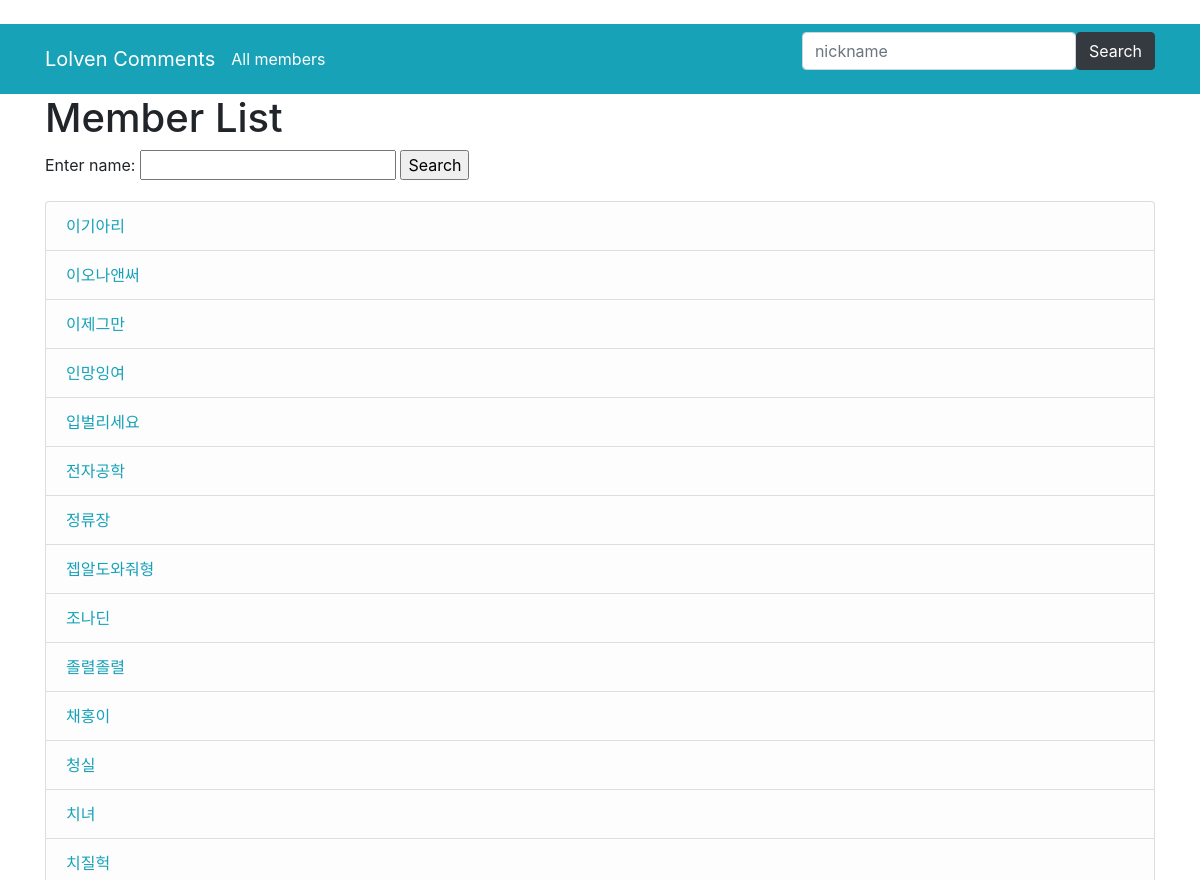
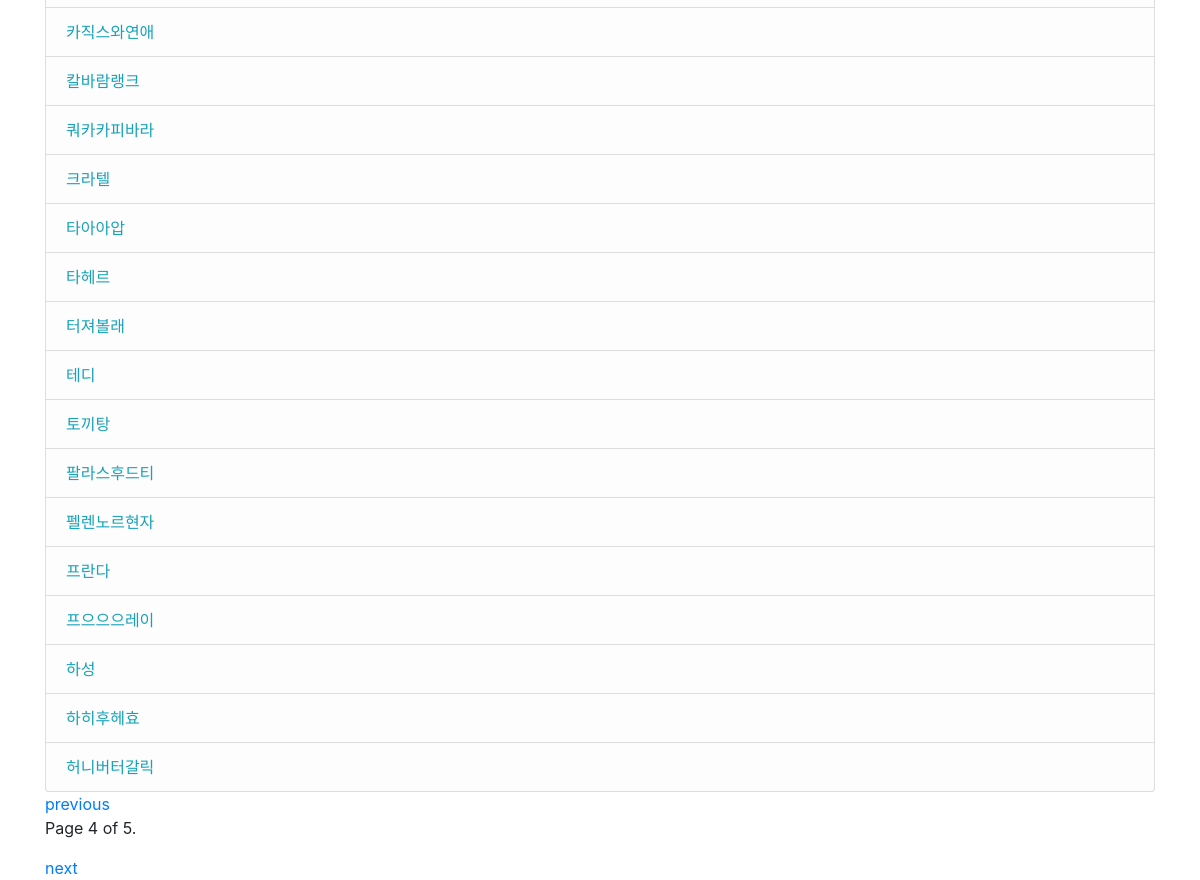
Screenshot of /parsed_data/members/?page=4 with the database file from the repository (2 pictures, top to bottom).
### parsed_data/models.py (models this page shows, shortened)
class Member(models.Model):
    nickname_text = models.CharField(max_length=30)
    class Meta:
        ordering = ['nickname_text']
    def get_absolute_url(self):
        return reverse('member-detail', args=[str(self.id)])

### parsed_data/views.py (the view)
# urls.py: path('members/', views.MemberListView.as_view(), name='members'),
class MemberListView(generic.ListView):
    model = Member
    paginate_by = 30
    def get_queryset(self):
        member_list = Member.objects.all()
        searchNick = self.request.GET.get('search_nick', '')  # GET request의 인자중에 q 값이 있으면 가져오고, 없으면 빈 문자열 넣기
        if searchNick:  # q가 있으면
            member_list = member_list.filter(nickname_text__icontains=searchNick)  # 제목에 q가 포함되어 있는 레코드만 필터링
        return member_list

### parsed_data/templates/parsed_data/member_list.html
﻿{% extends "base_generic.html" %}
{% block content %}
  <h1>Member List</h1>
<form action='{% url 'members' %}' method='get'>
    <label for="search_nick">Enter name: </label>
    <input id="search_nick" type="text" name="search_nick" value="{{ search_nick }}">
    <input type="submit" value="Search">
</form>
  {% if member_list %}
  <ul class="list-group">
    {% for member in member_list %}
        <a href="{{ member.get_absolute_url }}" class="list-group-item list-group-item-light text-info">{{ member.nickname_text }}</a>
    {% endfor %}
  </ul>
  {% else %}
    <p>There are no members in the database.</p>
  {% endif %}
{% endblock %}

### rows the page displays
Member: nickname_text "이기아리"
Member: nickname_text "이오나앤써"
Member: nickname_text "이제그만"
Member: nickname_text "인망잉여"
Member: nickname_text "입벌리세요"
Member: nickname_text "전자공학"
Member: nickname_text "정류장"
Member: nickname_text "젭알도와줘형"
Member: nickname_text "조나딘"
Member: nickname_text "졸렬졸렬"
Member: nickname_text "채홍이"
Member: nickname_text "청실"
Member: nickname_text "치녀"
Member: nickname_text "치질헉"
Member: nickname_text "카직스와연애"
Member: nickname_text "칼바람랭크"
Member: nickname_text "쿼카카피바라"
Member: nickname_text "크라텔"
Member: nickname_text "타아아압"
Member: nickname_text "타헤르"
Member: nickname_text "터져볼래"
Member: nickname_text "테디"
Member: nickname_text "토끼탕"
Member: nickname_text "팔라스후드티"
Member: nickname_text "펠렌노르현자"
Member: nickname_text "프란다"
Member: nickname_text "프으으으레이"
Member: nickname_text "하성"
Member: nickname_text "하히후헤효"
Member: nickname_text "허니버터갈릭"

### other values shown
{{ page_obj.number }} "4"
{{ page_obj.paginator.num_pages }} "5"
